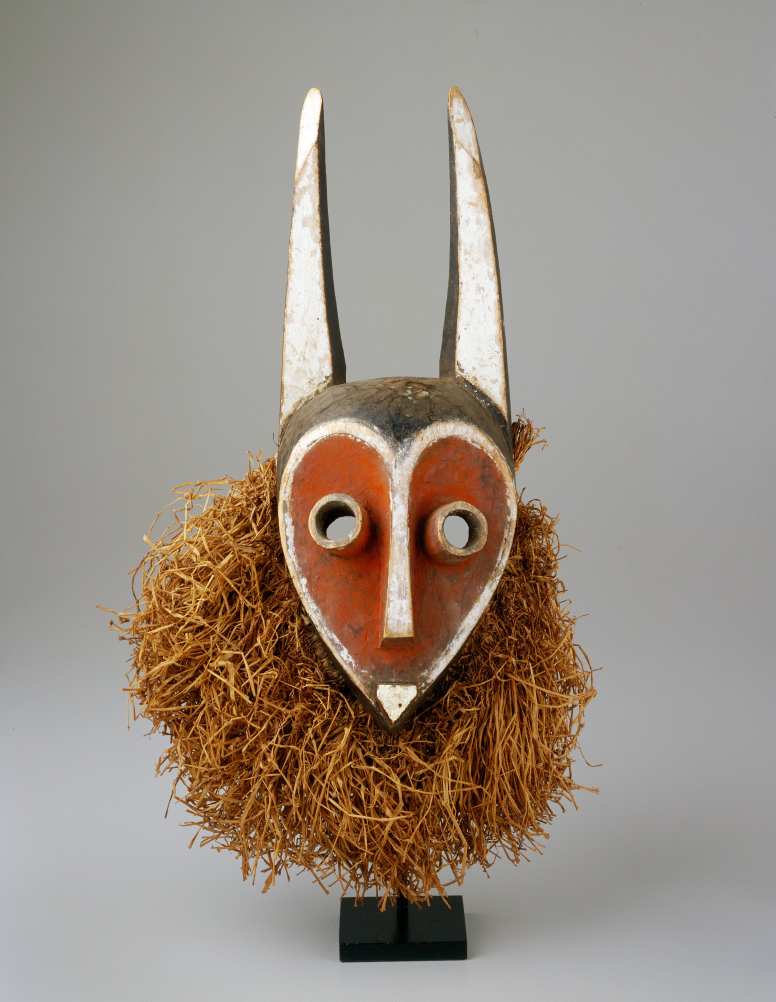
#> input picture chigure-che-glitch-02.jpg, 3876 x 5007 px (shown at 1/5 size)
$ python -i compositing.py   (imports and definitions only)
#> lines starting #> are read from the running program, lines starting #| are printed output that depends on the picture
"""
Compositing utilities for Pakati.

This module provides functions for combining images using masks.
"""

from typing import Optional, Tuple, Union

import numpy as np
from PIL import Image


# [44 lines left out: function composite_images, not called in this run]


def alpha_composite(
    images: list[Image.Image],
    masks: Optional[list[Union[Image.Image, np.ndarray]]] = None,
) -> Image.Image:
    """
    Alpha composite multiple images together.

    Args:
        images: List of images to composite (first is bottom layer)
        masks: Optional list of masks for each image

    Returns:
        The composited image
    """
    if not images:
        raise ValueError("No images provided")

    # Start with the first image
    result = images[0].copy()

    # If the image doesn't have an alpha channel, add one
    if result.mode != "RGBA":
        result = result.convert("RGBA")

    # Composite each additional image
    for i, img in enumerate(images[1:], 1):
        # Convert image to RGBA if needed
        if img.mode != "RGBA":
            img = img.convert("RGBA")

        # Apply mask if provided
        if masks and i < len(masks) and masks[i] is not None:
            mask = masks[i]
            if isinstance(mask, np.ndarray):
                mask = Image.fromarray((mask * 255).astype(np.uint8))

            # Create a new image with the mask as alpha
            alpha = img.getchannel("A")
            # Multiply alpha by mask
            alpha = Image.fromarray(
                np.minimum(
                    np.array(alpha),
                    np.array(mask.convert("L"))
                ).astype(np.uint8)
            )
            img.putalpha(alpha)

        # Composite onto result
        result = Image.alpha_composite(result, img)

    return result


# [22 lines left out: function blend_images, not called in this run]

>>> import cv2
>>> picture = cv2.imread('../../chigure-che-glitch-02.jpg', cv2.IMREAD_GRAYSCALE)
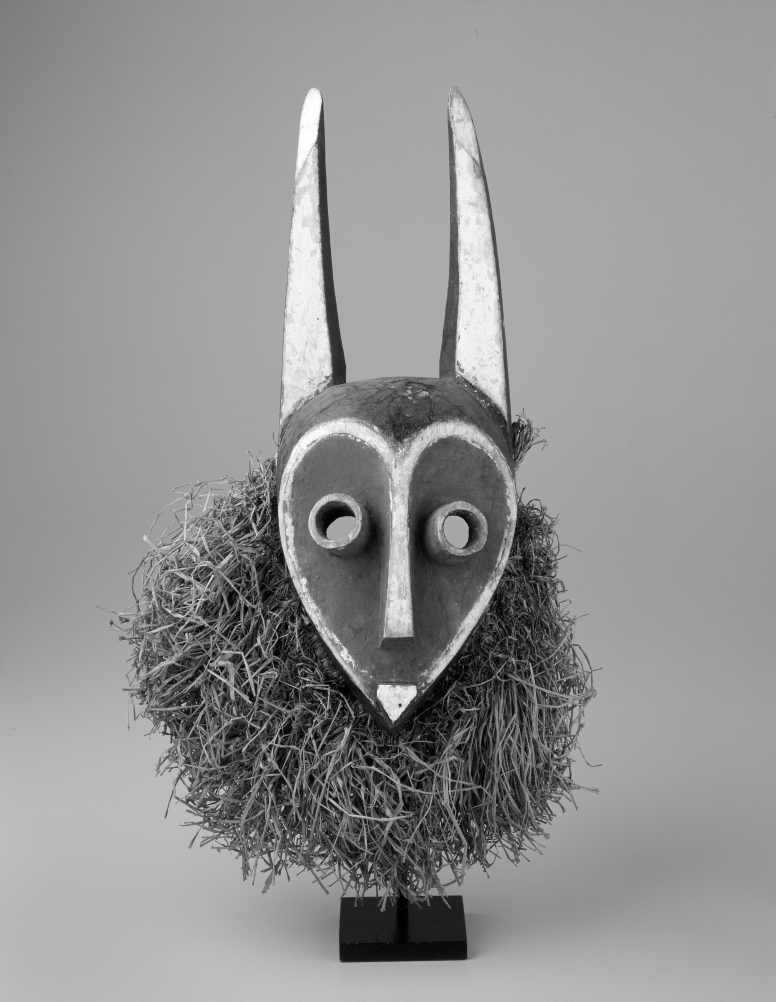
#> picture: shape (5007, 3876) (shown at 1/5 size); min 0, max 255, mean 145.9
#> (the run stopped early here; a loop or call above may not have finished)
